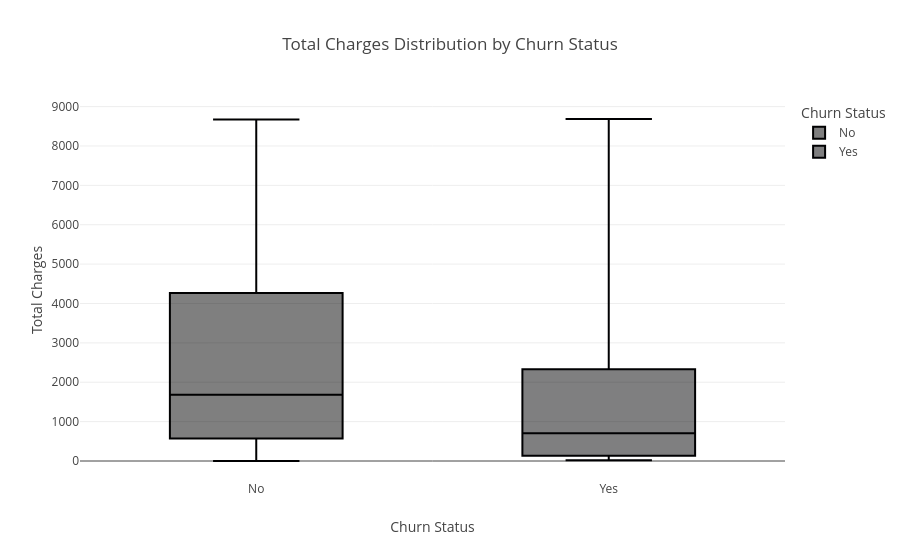

Notebook source saved alongside this figure:
### Code cell
# Visualizing TotalCharges distribution by churn status

fig = px.box(
    df,
    x='Churn',
    y='TotalCharges',
    color='Churn',
    points=False,
    title='Total Charges Distribution by Churn Status',
    labels={
        'Churn': 'Churn Status',
        'TotalCharges': 'Total Charges'
    }
)

fig.update_layout(
    xaxis_title='Churn Status',
    yaxis_title='Total Charges'
)

fig.show()

### Figure 1 — Plotly figure (JSON) as saved in the notebook; plotly's stock layout.template omitted (floating-point values rounded to 4 significant figures; data arrays with more than 128 entries replaced by an {"elided": "..."} marker saying what was removed)
{"data": [{"alignmentgroup": "True", "boxpoints": false, "hovertemplate": "Churn Status=%{x}<br>Total Charges=%{y}<extra></extra>", "legendgroup": "No", "marker": {"color": "#000001"}, "name": "No", "notched": false, "offsetgroup": "No", "orientation": "v", "showlegend": true, "type": "box", "x": {"elided": "5174 str values"}, "x0": " ", "xaxis": "x", "y": {"elided": "5174 float values"}, "y0": " ", "yaxis": "y"}, {"alignmentgroup": "True", "boxpoints": false, "hovertemplate": "Churn Status=%{x}<br>Total Charges=%{y}<extra></extra>", "legendgroup": "Yes", "marker": {"color": "#000002"}, "name": "Yes", "notched": false, "offsetgroup": "Yes", "orientation": "v", "showlegend": true, "type": "box", "x": {"elided": "1869 str values"}, "x0": " ", "xaxis": "x", "y": {"elided": "1869 float values"}, "y0": " ", "yaxis": "y"}], "layout": {"boxmode": "overlay", "legend": {"title": {"text": "Churn Status"}, "tracegroupgap": 0}, "title": {"text": "Total Charges Distribution by Churn Status"}, "xaxis": {"anchor": "y", "categoryarray": ["No", "Yes"], "categoryorder": "array", "domain": [0, 1], "title": {"text": "Churn Status"}}, "yaxis": {"anchor": "x", "domain": [0, 1], "title": {"text": "Total Charges"}}}}
